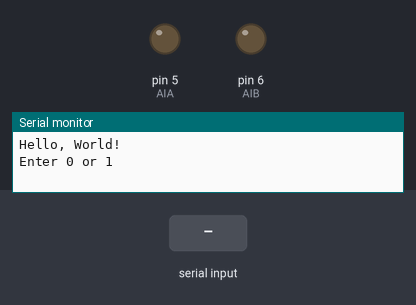
Simulated run of this sketch. Board: Arduino Uno, built with avr-gcc and run on an emulated ATmega328P. Shown: output pins drawn as LEDs (lit = HIGH), the last lines printed to the serial monitor. The test bench sets the inputs (shaded band).

Above: at 1.2 s.
1.3 s: "1" received over Serial
At 2.5 s:
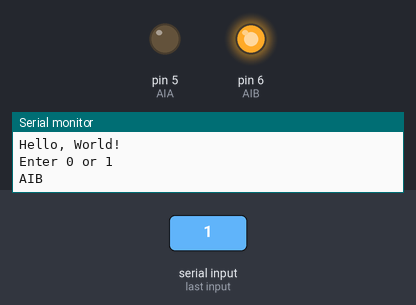
2.8 s: "0" received over Serial
At 3.7 s:
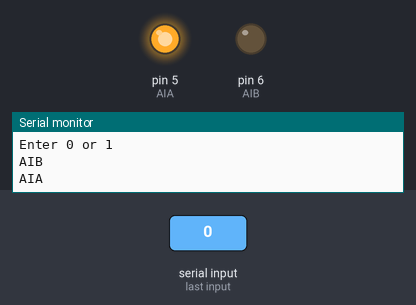
Timing chart, 0 to 5.8 s (numbered marks = the images above; inputs shaded):
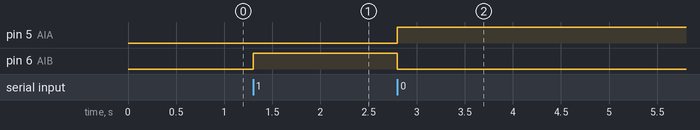

The sketch:

Class_0x0_Serial.ino
```cpp
int led = 13;
int AIA = 5;
int AIB = 6;

void setup() {
  Serial.begin(9600);
  pinMode(AIA, OUTPUT);
  pinMode(AIB, OUTPUT);
  Serial.println("Hello, World!");
  Serial.println("Enter 0 or 1");
}

void loop() {

  while(Serial.available()){

    char Direction = Serial.read();

    if(Direction == '1'){
      digitalWrite(AIA, LOW);
      digitalWrite(AIB, HIGH);
      Serial.println("AIB");
    }
    else if(Direction == '0'){
      digitalWrite(AIA, HIGH);
      digitalWrite(AIB, LOW);
      Serial.println("AIA");
    }
    delay(5);
  }
}
```

Measured:
- after the input at 1.3 s, pin 6 (AIB): LOW → HIGH at once
- after the input at 2.8 s, pin 5 (AIA): LOW → HIGH at once; pin 6 (AIB): HIGH → LOW at once
